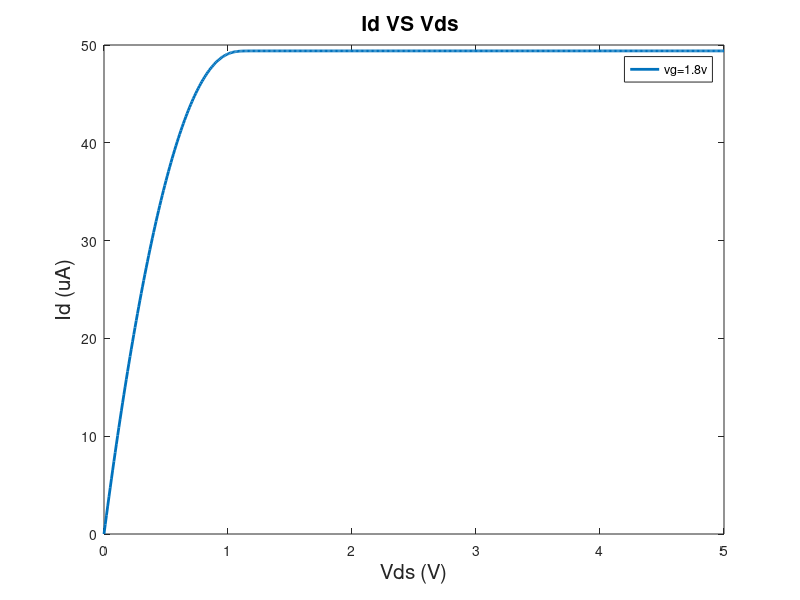

The MATLAB script that drew this image:
%SEMICONDUCTOR PARAMETER AND CONSTANTS
q=1.6e-19;
epsi_0=8.85e-12;
vkbt=26e-3;
Nsub=-4e17*1e6;             %negative for NMOS 
epsi_si=11.7*epsi_0;
epsi_ox=3.9*epsi_0;
eg=1.1*q;
ni=1.5e10*1e6;
na=abs(Nsub);
w=1e-6;
l=1e-6;
mu_eff=200*1e-4;
chi_si=4.05*q;
tox=10e-9;
cox=epsi_ox/tox;
phi_m=chi_si/q;
phi_b=-sign(Nsub)*vkbt*log(abs(Nsub)/ni);
phi_s=chi_si/q+eg/(2*q)+phi_b;
vfb=phi_m-phi_s;

vd=0:.01:5;
vg=2.5;
n=length(vd);
for i=1:n

QT=@(psi_s) cox*(vg-vfb-psi_s);
QD=@(psi_s) (2*epsi_si*q*na*psi_s).^0.5;
QI=@(psi_s) QT(psi_s)-QD(psi_s);
dvpsi_s=@(psi_s) 1+2*vkbt*(cox*QT(psi_s)+epsi_si*q*na)./((QT(psi_s)).^2-(QD(psi_s)).^2);
vgf=@(psi_s,v) vfb+psi_s+1/cox*(2*epsi_si*vkbt*q*na)^0.5*(psi_s/vkbt+ni^2/na^2*exp((psi_s-v)/vkbt)).^0.5;

psi_s_min=-vg-vd(i)-abs(vfb);
psi_s_max=vg+vd(i)+abs(vfb);
dpsi_s=1e-3;
psi_svec=psi_s_min:dpsi_s:psi_s_max;

psi_ss=interp1(real(vgf(psi_svec,0)),real(psi_svec),vg);
psi_sd=interp1(real(vgf(psi_svec,vd(i))),real(psi_svec),vg);

intf=@(psi_s) QI(psi_s).*dvpsi_s(psi_s);

id(i)=mu_eff*w/l*integral(intf,psi_ss,psi_sd);
end
%figure(1)
%semilogy(vd,abs(id*1e6),'linewidth',2)
%xlabel('Vds (V)','FontSize',15)
%ylabel('log(Id) (uA)','FontSize',15)
%title('log(Id) VS Vds with Vgs=1.5V','FontSize',15)
%figure(2)
plot(vd,abs(id*1e6),'linewidth',2)
xlabel('Vds (V)','FontSize',15)
ylabel('Id (uA)','FontSize',15)
title('Id VS Vds ','FontSize',15)
legend('vg=1.8v','vg=2.2v','vg=2.5v')
hold on

